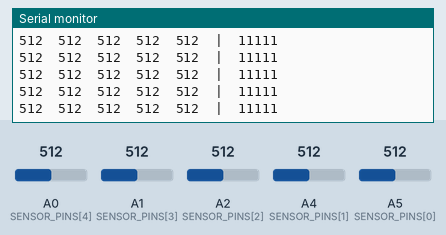
This sketch was run on a simulated Arduino Uno, built with avr-gcc and run on an emulated ATmega328P. On the bench: the last lines printed to the serial monitor. The test bench sets the inputs (shaded band); at power-on: A0 (SENSOR_PINS[4]) = 512, A1 (SENSOR_PINS[3]) = 512, A2 (SENSOR_PINS[2]) = 512, A4 (SENSOR_PINS[1]) = 512, A5 (SENSOR_PINS[0]) = 512.

Above: at 1.2 s.
1.3 s: A0 (SENSOR_PINS[4]) set to 490
At 1.5 s:
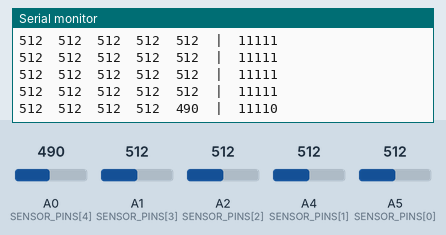
2.8 s: A1 (SENSOR_PINS[3]) set to 490
At 2.86 s:
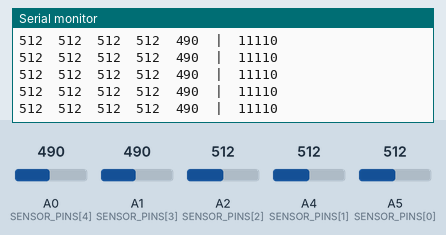
4.3 s: A2 (SENSOR_PINS[2]) set to 490
At 4.37 s:
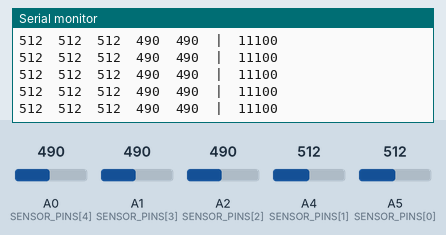
5.8 s: A4 (SENSOR_PINS[1]) set to 490
At 5.89 s:
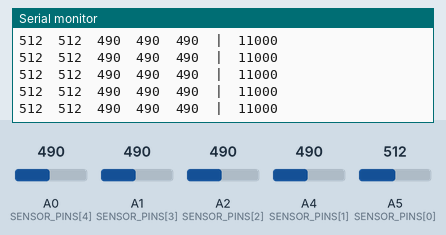
7.3 s: A5 (SENSOR_PINS[0]) set to 490
At 7.4 s:
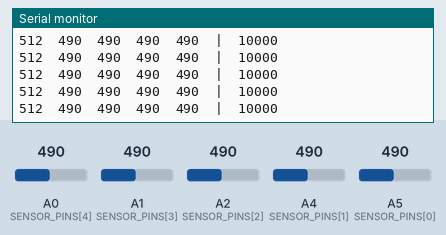
8.8 s: A0 (SENSOR_PINS[4]) set to 510
At 8.92 s:
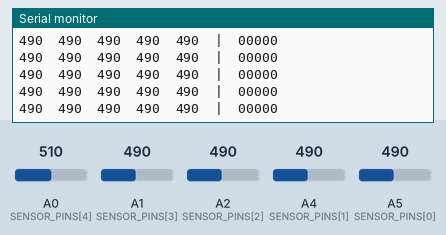
Timing chart, 0 to 11.3 s (numbered marks = the images above; inputs shaded):
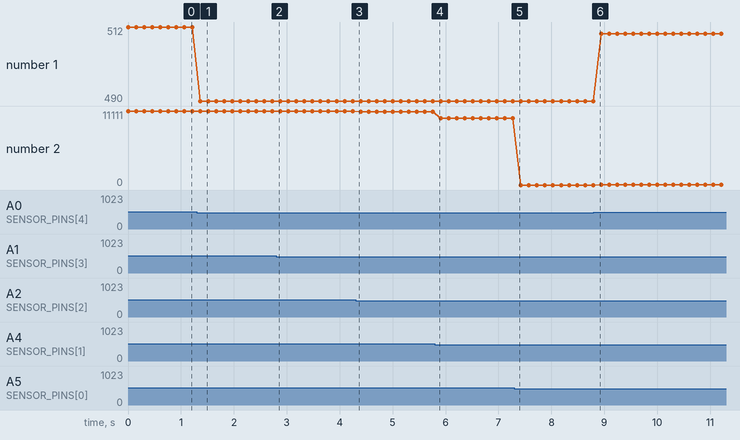

The sketch:

sensor_test.ino
```cpp
/*
 * sensor_test.ino  --  check the 5 IR sensors BEFORE running the follower
 * No motors are used. Open Serial Monitor at 115200 baud.
 *
 * What to check:
 *   1. Order: slide a strip of black tape under each sensor in turn.
 *      The matching column must change, and the order must be LEFT -> RIGHT.
 *      If not, edit SENSOR_PINS in line_follower.ino.
 *   2. Polarity: black should read HIGH (~1023 on digital modules) and white LOW (~0).
 *      If it is the other way round, set LINE_IS_HIGH = false in line_follower.ino.
 *   3. Threshold: for analog-style readings, pick a value between the white and black
 *      readings. Digital modules switch at the potentiometer setting, so turn the small
 *      blue pot until the module LED changes exactly at the black/white boundary.
 */
const uint8_t SENSOR_PINS[5] = {A5, A4, A2, A1, A0};   // left -> right (same as the main sketch)
const bool    LINE_IS_HIGH   = true;
const int     THRESHOLD      = 500;

void setup() {
  Serial.begin(115200);
  Serial.println(F("S1(left)  S2  S3(centre)  S4  S5(right)   |  line?"));
}

void loop() {
  char bits[6];
  for (uint8_t i = 0; i < 5; i++) {
    int raw = analogRead(SENSOR_PINS[i]);
    bool on = LINE_IS_HIGH ? (raw > THRESHOLD) : (raw < THRESHOLD);
    bits[i] = on ? '1' : '0';
    Serial.print(raw);
    Serial.print(F("\t"));
  }
  bits[5] = '\0';
  Serial.print(F("|  "));
  Serial.println(bits);
  delay(150);
}
```

Measured:
- after the input at 1.3 s, the serial monitor: prints a new line after 0.06 s (image 1)
- plotted number 1: 512 → 490 after the input at 1.3 s, 490 → 510 after the input at 8.8 s
- plotted number 2: 11111 → 11110 after the input at 1.3 s, 11110 → 11100 after the input at 2.8 s, 11100 → 11000 after the input at 4.3 s, 11000 → 10000 after the input at 5.8 s, 10000 → 0 after the input at 7.3 s
